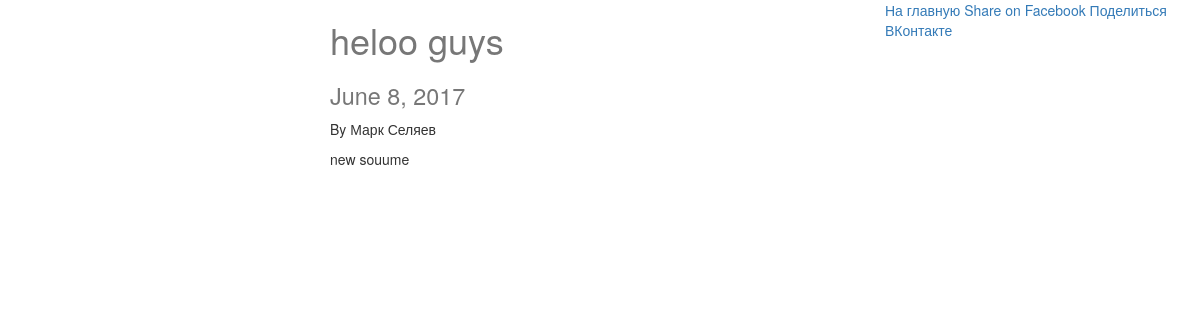
/posts/heloo-guys/, run on the app's committed database.
### posts/models.py (models this page shows, shortened)
class Post(models.Model):
    user = models.ForeignKey(settings.AUTH_USER_MODEL, default=1)
    title = models.CharField(max_length=120)
    content = models.TextField()
    updated = models.DateTimeField(auto_now=True, auto_now_add=False)
    timestamp = models.DateTimeField(auto_now=False, auto_now_add=True)
    image = models.ImageField(upload_to=upload_location, null=True, blank=True, width_field="width_field", height_field="height_field")
    height_field = models.IntegerField(default=0)
    width_field = models.IntegerField(default=0)
    slug = models.SlugField(unique=True)
    draft = models.BooleanField(default=False)
    publish = models.DateField(auto_now=False, auto_now_add=False)
    objects = PostManager()
    class Meta:
        ordering = ["-timestamp", "-updated"]

### posts/views.py (the view)
# urls.py: url(r'^(?P<slug>[\w-]+)/$', post_detail, name='detail'),
def post_detail(request, slug):
    instance = get_object_or_404(Post, slug=slug)
    if instance.draft or instance.publish > timezone.now().date():
        if not request.user.is_staff and not request.user.is_superuser:
            raise Http404
    context = {
        "instance": instance
    }
    return render(request, "post_detail.html", context)

### posts/templates/post_detail.html (shortened to what this page needs)
{% extends "base.html" %}
{% block content %}
    <a href="{% url 'posts:list' %}">На главную</a>
    <div class="col-sm-6 col-sm-offset-3">
        <h1>{{ instance.title|linebreaks|truncatechars:50}} <small> {{instance.publish }}</small></h1>
        {% if instance.user.get_full_name %}
        <p>By {{ instance.user.get_full_name }}</p>
        {% else %}
        <p>By {{ instance.user }}</p>
        {% endif %}
        <p>{{ instance.content }}</p>
    </div>
    <a href="https://www.facebook.com/sharer/sharer.php?u={{ request.build_absolute_uri }}">
            Share on Facebook
    </a>
    <a href="https://vk.com/share.php?url={{ request.build_absolute_uri }}" target="_blank">Поделиться ВКонтакте</a>
{% endblock content %}

### static/css/base.css (style rules this page uses)
h1 { color: #777777; }

### data on the page
Post: title "heloo guys", publish "June 8, 2017", user.get_full_name "Марк Селяев", content "new souume"
